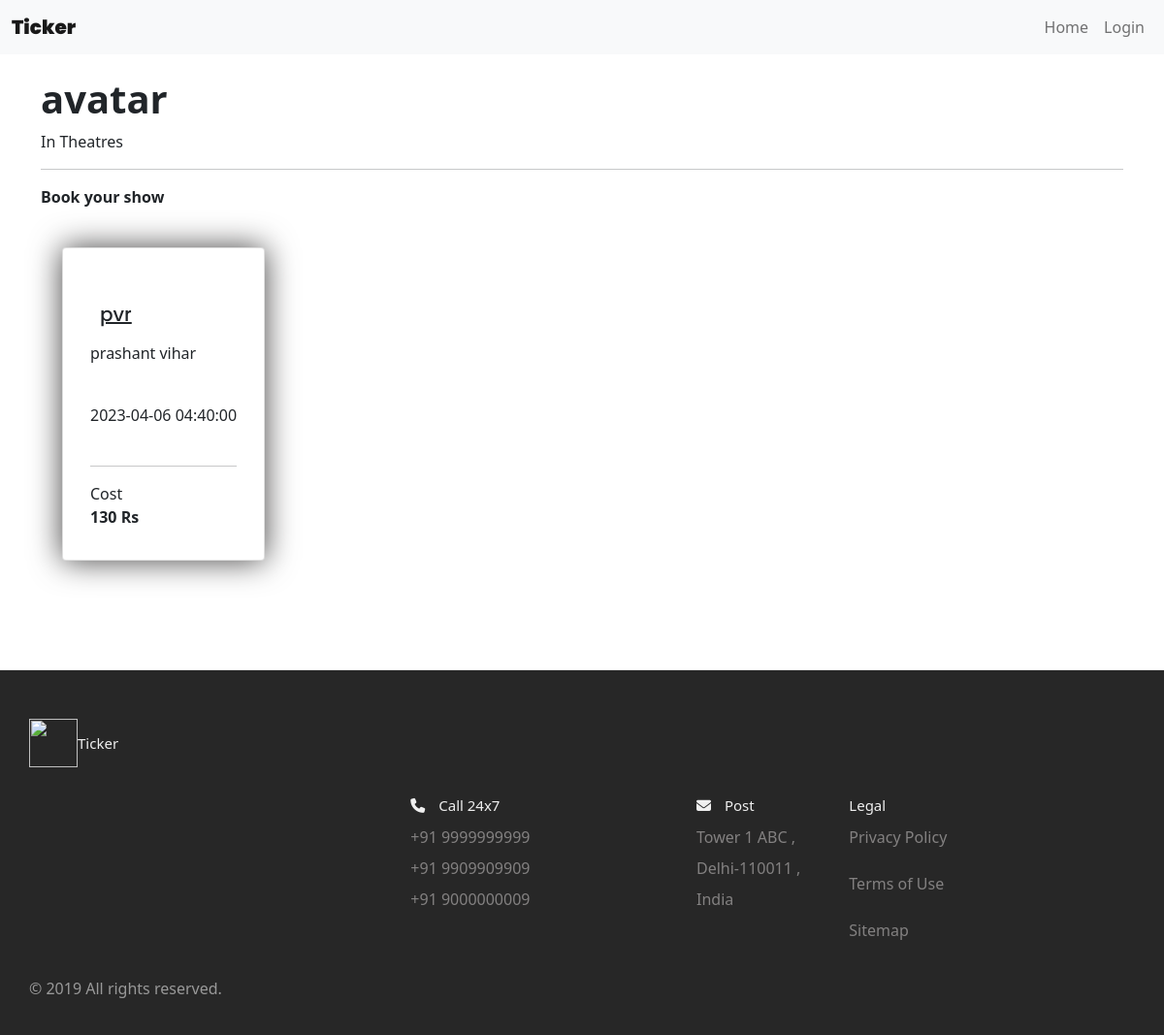
Page /select_theaters/1 on the committed database.
### website/models.py (models this page shows)
class Movie(db.Model):
    id = db.Column(db.Integer, primary_key=True)
    poster = db.Column(db.String(255))
    title = db.Column(db.String(100))
    times_watched = db.Column(db.Integer)
    movie_admin_id = db.Column(db.Integer, db.ForeignKey('registered_user.id'))
    show = db.relationship('Show')
    booked_ti = db.relationship('Ticket')
    rating = db.Column(db.Float)
    Genre = db.Column(db.String(100))

class Show(db.Model):
    id = db.Column(db.Integer, primary_key=True)
    screened_m = db.Column(db.Integer, db.ForeignKey('movie.id'))
    t_in = db.Column(db.Integer, db.ForeignKey('theaters.id'))
    movie = db.Column(db.String(100))
    t = db.Column(db.String(100))
    address_t = db.Column(db.String(100))
    datetime = db.Column(db.DateTime(timezone=True), default=func.now())
    t_admin_id = db.Column(db.Integer, db.ForeignKey('registered_user.id'))
    available_seats = db.Column(db.Integer)
    cost = db.Column(db.Integer)
    booked_ti = db.relationship('Ticket')

### website/views.py (the view)
@view.route('/select_theaters/<int:id>')
def select_theaters(id):
    show = Show.query.filter_by(screened_m=int(id)).all()
    print(show)
    movie = Movie.query.get(int(id))
    print(movie)
    print("line 90")
    if show:
        return render_template('select_theaters.html', user=current_user, shows=show, movie= movie)
    else:
        flash('There is no show for this movie', category='note')   #This movie has no shows currently
        return redirect(url_for('views.home'))

### website/templates/select_theaters.html (shortened to what this page needs)
{% extends "base.html" %}
{% block content %}
<nav class="navbar navbar-expand-lg navbar-light bg-light">
  <div class="container-fluid">
    <a class="navbar-brand" style="font-weight: 1000; font-family: 'Poppins', sans-serif" href="#">Ticker</a>
    <div class="collapse navbar-collapse d-md-flex justify-content-md-end" id="navbarNavDropdown">
      <ul class="navbar-nav navbar-nav mr-auto">
        <li class="nav-item">
          <a class="nav-link" aria-current="page" href="/">Home</a>
        </li>
        {% if user.is_authenticated %}
        <li class="nav-item dropdown">
          <a class="nav-link dropdown-toggle" href="#" id="navbarDropdown" role="button" data-bs-toggle="dropdown" aria-expanded="false">
            {% if user.is_admin %}
              {{ user.name }}, Admin
            {% else %}
              {{ user.name }}
            {% endif %}
          </a>
          <ul class="dropdown-menu" aria-labelledby="navbarDropdown">
            <li><a class="nav-link" href="/logout">Logout</a></li>
          </ul>
        </li>
        {% else %}
        <li class="nav-item justify-content-end">
          <a class="nav-link" href="/login">Login</a>
        </li>
        {% endif %}
      </ul>
    </div>
  </div>
</nav>
<div class="container">
    <div class="col">
      <h1 style="padding-top: 2%;"><div class="fw-bold">{{ movie.title }}</div></h1> In Theatres
    </div>
    <hr/>
    <p><strong >Book your show</strong></p>
      <div class="container pt-4 pb-4">
          <div class="row row-cols-auto">
        {% for show in shows %}
          <div class="card">
            <div class="card-body">
              {% if user.is_authenticated %}
                {% if user.is_admin == false %}
                  <h5 class="card-title1"><div ><a href="/book_ticket/{{ show.id }}" class="link-dark">{{ show.t }}</a></div></h5>
                {% else %}
                  <h5 class="card-title1"><div class="fw-bold">{{ show.t }}</div></h5>
                {% endif %}
              {% else %}
                <h5 class="card-title1"><div ><a href="/book_ticket/{{ show.id }}" class="link-dark">{{ show.t }}</a></div></h5>
              {% endif %}
                <p class="card-text">{{ show.address_t }}</p>
              <p class="card-text">{{ show.datetime }}</p>
              <hr/>
              Cost <div class="fw-bold">{{ show.cost }} Rs</div>
            </div>
          </div>
        {% endfor %}
</div>
</div>
</div>
{% endblock %}

### website/static/styles.css (style rules this page uses)
*, *::before, *::after { margin: 0; padding: 0; outline: 0; box-sizing: border-box; text-decoration: none; list-style: none; border: none; }
body { font-family: 'Poppins', sans-serif; color: #322f2f; background-color: #ffffff; overflow-x: hidden; background-color: hsl(252, 30%, 95%); }
.container { width: 80%; margin: 0 auto; }
nav { width: 100%; background-color: #fff; padding: 0.7rem 0; position: fixed; top: 0; z-index: 10; }
.card { border-radius: 40px; box-shadow: 0 0 2rem #434242; margin: 32px 22px; width: 227px; height: 323px; cursor: pointer; margin-bottom: 88px; }
.card-text { margin-top: 10px; margin-bottom: 40px; }
.card-body .card-title1 { border-radius: 40px; text-align: left; color: #0f0f0f; padding-left: 10px; text-decoration: none; font-size: 20px; margin-top: 0px; margin-bottom: 40px; height: 40px; padding-top: 40px; font-family: 'Poppins', sans-serif; }
*, *:before, *:after { box-sizing: border-box; }
html { font-size: 100%; }
body { font-family: acumin-pro, system-ui, sans-serif; margin: 0; display: grid; grid-template-rows: auto 1fr auto; font-size: 14px; background-color: #f4f4f4; align-items: start; min-height: 100vh; }

### rows in the picture
Movie: title "avatar"
Show: t "pvr", address_t "prashant vihar", datetime "2023-04-06 04:40:00", cost "130"
